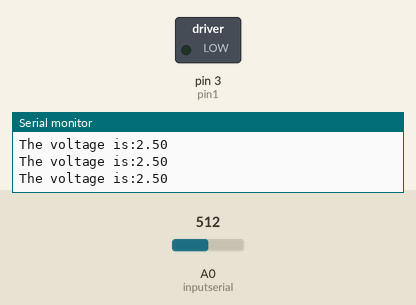
A sketch run on a simulated Arduino Uno, built with avr-gcc and run on an emulated ATmega328P. On the bench: switched loads named in the sketch (green lamp = pin HIGH), the last lines printed to the serial monitor. Inputs (shaded band) come from the test bench; at power-on: A0 (inputserial) = 512.

Above: at 1.2 s.
1.3 s: A0 (inputserial) set to 212
2.8 s: A0 (inputserial) set to 188
At 3.7 s:
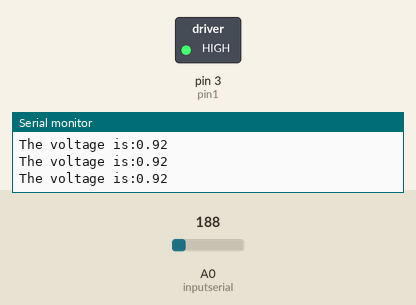
4.3 s: A0 (inputserial) set to 306
At 5.5 s:
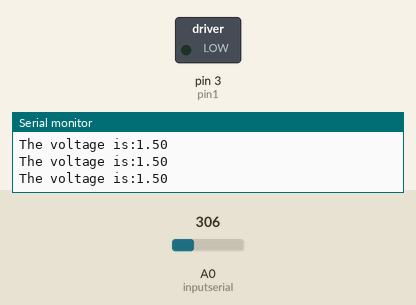
7.3 s: A0 (inputserial) set to 122
At 8.3 s:
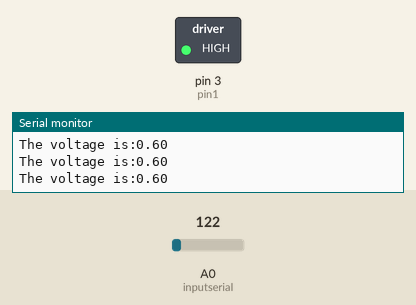
Timing chart, 0 to 10.3 s (numbered marks = the images above; inputs shaded):
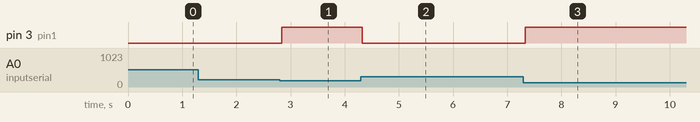

Measured:
- the behaviour switches between 204 and 203 on A0 (inputserial) (found by bisection; images 0 and 1)
- after the input at 2.8 s, pin 3 (pin1): LOW → HIGH at once
- after the input at 4.3 s, pin 3 (pin1): HIGH → LOW at once
- after the input at 7.3 s, pin 3 (pin1): LOW → HIGH at once

The sketch:

Test_Motor_with_if_else.ino
```cpp
/*test motor with if...else*/

int pin1=3;

/*Abnout input*/
int inputserial = A0;
float readvalue = 0;
float voltage = 0;


void setup()
{
  pinMode(pin1,OUTPUT);
  Serial.begin(9600);

}

void loop()
{

  readvalue=analogRead(inputserial);
  voltage=(readvalue+1)*5/1024;
  Serial.print("The voltage is:");
  Serial.println(voltage);


  if(voltage<1)
  {
    analogWrite(pin1,255);
  }
  if(voltage>=1)
  {
    digitalWrite(pin1,LOW);
  }
}
```
